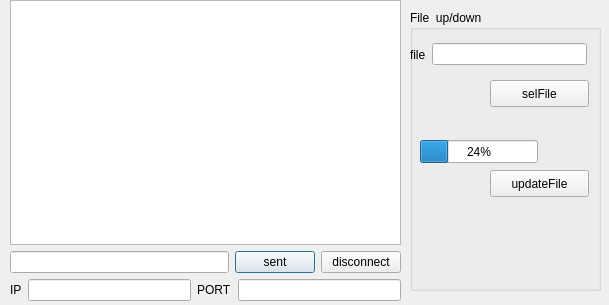
<?xml version="1.0" encoding="UTF-8"?>
<ui version="4.0">
 <class>client</class>
 <widget class="QDialog" name="client">
  <property name="geometry">
   <rect>
    <x>0</x>
    <y>0</y>
    <width>609</width>
    <height>305</height>
   </rect>
  </property>
  <property name="windowTitle">
   <string>Dialog</string>
  </property>
  <widget class="QWidget" name="layoutWidget">
   <property name="geometry">
    <rect>
     <x>10</x>
     <y>0</y>
     <width>391</width>
     <height>301</height>
    </rect>
   </property>
   <layout class="QVBoxLayout" name="verticalLayout">
    <item>
     <widget class="QTextBrowser" name="textBrowser"/>
    </item>
    <item>
     <layout class="QHBoxLayout" name="horizontalLayout_2">
      <item>
       <widget class="QLineEdit" name="lineEdit_3"/>
      </item>
      <item>
       <widget class="QPushButton" name="pushButton">
        <property name="text">
         <string>sent</string>
        </property>
       </widget>
      </item>
      <item>
       <widget class="QPushButton" name="pushButton_2">
        <property name="text">
         <string>disconnect</string>
        </property>
       </widget>
      </item>
     </layout>
    </item>
    <item>
     <layout class="QHBoxLayout" name="horizontalLayout">
      <item>
       <widget class="QLabel" name="label">
        <property name="text">
         <string>IP</string>
        </property>
       </widget>
      </item>
      <item>
       <widget class="QLineEdit" name="lineEdit"/>
      </item>
      <item>
       <widget class="QLabel" name="label_2">
        <property name="text">
         <string>PORT</string>
        </property>
       </widget>
      </item>
      <item>
       <widget class="QLineEdit" name="lineEdit_2"/>
      </item>
     </layout>
    </item>
   </layout>
  </widget>
  <widget class="QGroupBox" name="groupBox">
   <property name="geometry">
    <rect>
     <x>410</x>
     <y>10</y>
     <width>191</width>
     <height>281</height>
    </rect>
   </property>
   <property name="title">
    <string>File  up/down</string>
   </property>
   <widget class="QPushButton" name="pushButton_3">
    <property name="geometry">
     <rect>
      <x>80</x>
      <y>70</y>
      <width>99</width>
      <height>27</height>
     </rect>
    </property>
    <property name="text">
     <string>selFile</string>
    </property>
   </widget>
   <widget class="QProgressBar" name="progressBar">
    <property name="geometry">
     <rect>
      <x>10</x>
      <y>130</y>
      <width>118</width>
      <height>23</height>
     </rect>
    </property>
    <property name="value">
     <number>24</number>
    </property>
   </widget>
   <widget class="QPushButton" name="pushButton_4">
    <property name="geometry">
     <rect>
      <x>80</x>
      <y>160</y>
      <width>99</width>
      <height>27</height>
     </rect>
    </property>
    <property name="text">
     <string>updateFile</string>
    </property>
   </widget>
   <widget class="QWidget" name="">
    <property name="geometry">
     <rect>
      <x>0</x>
      <y>30</y>
      <width>177</width>
      <height>29</height>
     </rect>
    </property>
    <layout class="QHBoxLayout" name="horizontalLayout_3">
     <item>
      <widget class="QLabel" name="label_3">
       <property name="text">
        <string>file</string>
       </property>
      </widget>
     </item>
     <item>
      <widget class="QLineEdit" name="lineEdit_4"/>
     </item>
    </layout>
   </widget>
  </widget>
 </widget>
 <resources/>
 <connections/>
</ui>
